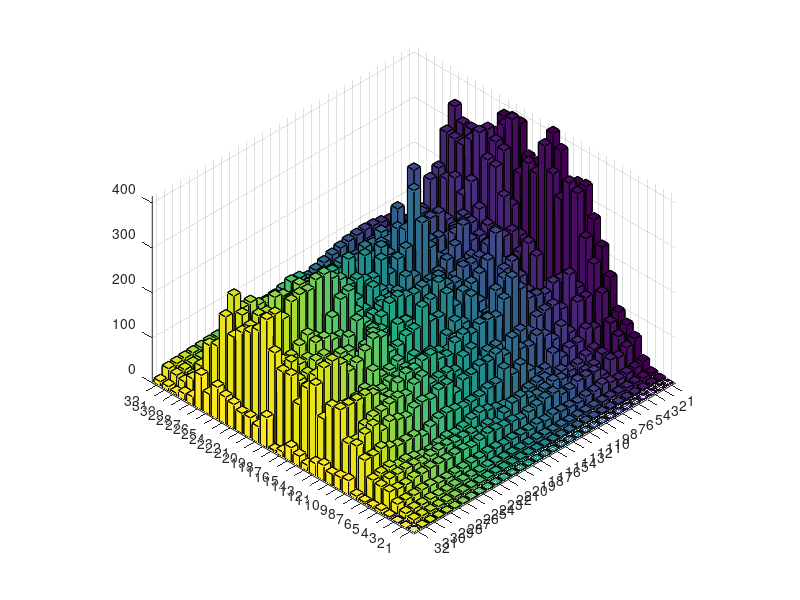

Write the MATLAB code that produced this figure. (Note: this script raises an error after producing the figure.)
clc
clear
close all

origin = [0.282095 0.488603 0.630783 0.746353 0.846284 0.935603 1.01711 1.09255 1.16311 1.22962 1.29272 1.35288 1.41047 1.46581 1.51913 1.57064 1.62051 1.6689 1.71592 1.76168 1.80629 1.84982 1.89235 1.93394 1.97466 2.01456 2.05368 2.09207 2.12977 2.16681 2.20323 7.80999e-014 
3.10304 4.10806 3.54636 3.58304 3.64708 3.12092 2.95048 3.045 2.99122 3.15454 3.45328 3.63739 3.70278 3.91895 4.43719 5.02264 5.66954 6.01125 5.61101 5.5617 6.37705 6.36628 5.74221 6.27042 6.77914 6.28119 6.04031 6.12744 5.95947 6.53983 7.6669 0.0460391 
6.77028 7.35088 6.76805 6.96545 5.73883 6.27626 6.82012 6.34042 5.40797 5.70137 5.12694 5.66755 5.28562 7.23572 8.29986 7.61739 6.8421 6.86532 7.15045 8.20317 10.3361 8.62505 9.31411 9.94049 9.25164 8.20041 8.82927 11.6371 10.0832 11.0708 11.3945 0.992906 
23.4139 18.8532 17.1372 14.7769 18.9166 24.8164 19.8023 19.3195 15.3108 16.6818 17.8257 20.7074 16.7449 20.6913 17.1643 17.6075 18.768 15.9589 19.5018 20.0719 18.557 18.6038 16.6792 16.2203 14.8327 16.1923 20.3615 21.8859 20.049 20.4184 21.5387 4.20681 
64.3176 54.5387 42.9668 48.1237 24.002 41.825 42.0783 42.8082 34.6235 34.4065 47.187 45.8493 40.233 37.0687 31.4825 37.1565 36.3271 39.5226 42.2234 37.3613 32.5983 36.8944 37.3166 36.0364 38.3404 38.8705 36.942 37.6245 33.0354 34.0929 38.3335 7.84008 
83.218 68.9526 26.7313 50.5762 35.0182 32.8704 24.4535 26.1487 46.649 53.0152 46.1385 42.0434 48.1161 60.2621 57.156 45.2444 31.0512 40.2367 34.3621 42.177 42.9755 43.277 47.4198 47.3544 44.3702 38.3714 45.0391 47.5939 46.1913 46.3415 39.5686 4.89695 
101.554 88.092 22.4578 50.9835 46.2078 38.2147 33.7865 44.5163 33.4284 47.8448 50.8062 46.7984 35.9122 36.3682 40.1183 44.0542 50.9842 57.5416 52.7033 44.4854 40.188 43.9477 39.7234 34.406 33.9722 40.4083 44.838 42.9073 51.4036 47.5965 43.2274 4.95792 
168.693 143.448 75.6645 85.018 65.2407 64.4746 53.5132 72.7836 47.943 49.6606 65.7025 89.4064 79.4493 101.133 78.9081 78.2955 71.6718 70.479 67.6061 72.908 77.2928 75.1626 67.5211 56.9409 66.8513 67.1859 67.163 73.294 82.5682 76.1302 76.9854 8.07903 
225.676 198.176 134.156 134.9 77.1714 101.935 81.7496 101.598 113.358 98.8706 104.334 138.583 110.763 124.182 117.505 118.957 110.595 108.72 90.0751 119.108 118.237 107.533 112.346 108.833 97.7439 103.845 111.028 100.676 121.962 113.932 98.5454 32.1261 
276.171 245.052 145.687 185.238 118.974 137.504 136.489 133.176 109.991 123.149 116.477 107.967 120.38 119.386 106.797 146.02 138.849 116.837 124.755 123.85 121.347 147.211 140.908 125.695 131.802 128.887 123.468 121.357 112.342 88.8061 93.3747 28.9294 
339.642 334.703 118.844 164.243 166.619 152.36 159.851 164.068 195.765 230.304 193.187 163.781 169.792 169.822 158.697 167.682 159.465 139.725 144.571 163.4 162.004 152.492 153.625 144.074 123.344 124.834 148.709 158.173 157.448 157.599 158.167 25.226 
335.411 347.486 138.261 111.603 119.997 133.625 144.045 132 166.011 218.835 202.639 152.243 130.922 128.164 133.507 145.663 129.847 138.91 148.102 142.431 141.144 143.575 135.923 135.531 127.745 134.723 132.749 119.926 123.071 142.122 154.226 34.24 
322.999 300.933 116.057 110.813 118.93 137.548 108.956 167.82 99.4133 154.966 138.674 140.976 200.047 150.452 164.232 144.835 108.221 121.9 124.333 140.7 114.014 150.535 141.051 137.788 159.508 129.352 120.098 117.519 115.619 107.584 116.337 27.7601 
387.88 346.426 104.821 184.196 74.0862 159.663 204.165 195.833 152.567 138.353 156.333 207.953 199.816 178.299 216.04 174.061 176.883 217.362 178.143 174.971 162.818 160.443 204.085 210.716 193.835 178.519 170.181 196.315 213.929 209.279 180.623 13.7687 
415.526 398.606 156.391 202.643 139.548 117.167 190.289 266.817 217.303 198.572 180.358 178.247 161.373 163.255 231.007 203.313 158.548 143.834 185.129 190.421 134.554 162.081 200.472 155.826 139.174 171.314 168.075 155.28 147.261 181.092 163.771 23.4615 
312.843 326.294 140.692 171.162 163.973 136.358 148.652 159.772 163.899 150.789 124.178 127.758 136.571 110.317 93.7817 115.017 145.524 165.852 151.235 140.215 176.455 188.75 162.445 147.121 171.544 177.259 130.386 109.923 143.766 144.598 116.781 32.0218 
326.948 338.356 188.21 208.043 206.737 217.66 209.49 192.142 188.774 191.299 167.188 172.9 181.424 189.735 199.571 194.573 198.74 209.07 205.606 185.859 171.775 193.735 208.683 182.965 146.047 151.581 173.274 171.835 153.854 149.84 170.869 11.8443 
331.743 304.804 244.621 274.293 208.493 190.65 134.213 184.227 176.793 159.203 144.708 180.345 163.03 163.853 174.522 171.485 173.494 157.138 188.212 179.63 145.628 163.607 144.376 173.62 176.822 190.782 191.857 165.491 164.8 180.241 168.772 4.27149 
394.933 415.352 356.327 330.014 210.948 197.919 198.576 242.368 206.926 185.68 168.578 161.968 150.972 135.132 153.239 177.976 172.551 177.029 156.906 150.933 186.6 243.377 235.878 205.889 166.897 180.82 198.257 185.198 171.495 171.198 200.774 67.3787 
396.061 391.334 365.592 336.196 237.24 216.86 225.999 213.028 175.472 179.387 214.697 279.894 169.94 180.325 141.471 169.599 181.045 198.549 159.223 192.841 215.739 258.695 271.947 291.27 289.883 274.982 277.814 272.267 244.492 265.678 264.307 36.7476 
390.419 363.374 382.879 386.384 287.355 221.722 198.255 193.229 205.227 209.027 230.352 341.543 222.232 209.586 187.099 228.295 198.161 203.061 216.913 214.418 192.917 215.888 248.234 250.776 259.395 278.14 254.679 221.711 209.922 234.346 229.455 45.8974 
337.667 301.236 342.172 359.265 246.615 184.048 131.902 147.774 113.653 139.174 159.528 242.828 174.482 172.853 135.8 173.338 152.705 155.07 161.166 158.823 135.916 147.532 163.131 172.667 181.905 201.336 195.583 156.122 147.15 176.096 213.979 45.3126 
314.818 247.312 362.108 337.299 274.281 191.586 216.822 216.471 184.052 209.02 188.54 234.981 188.172 214.435 152.316 217.441 157.442 230.606 181.869 223.374 195.483 214.184 219.403 233.696 214.446 232.405 240.095 215.949 220.581 205.621 203.768 54.5567 
296.482 255.281 362.941 340.43 261.633 189.056 196.838 216.704 162.042 169.265 191.237 196.892 200.99 181.526 192.016 180.54 160.92 185.688 178.218 210.648 206.602 204.308 183.9 196.27 164.882 196.588 172.218 192.345 177.399 221.667 183.004 60.2873 
286.044 218.693 391.534 345.002 275.516 260.421 202.767 302.641 174.191 237.419 182.641 206.354 189.463 193.107 175.147 169.805 157.947 160.266 156.151 170.736 184.291 182.654 211.407 180.846 199.272 196.104 202.625 218.506 216.189 253.602 217.739 71.7657 
165.025 136.021 214.205 233.168 125.237 133.037 101.101 155.555 111.332 103.718 147.651 123.152 122.139 123.971 141.529 128.716 94.615 117.99 122.096 105.02 119.327 129.774 120.257 112.723 126.102 128.211 115.829 125.099 138.806 142.287 142.317 45.8329 
160.23 135.045 214.252 215.475 144.223 126.752 140.388 188.332 130.28 150.922 146.69 124.939 129.278 136.63 148.114 142.311 140.969 138.507 149.953 166.956 163.304 163.112 158.954 156.86 145.865 135.478 124.418 125.998 122.483 113.844 133.587 77.4837 
104.375 75.3123 157.606 139.911 102.956 107.277 87.9545 96.9078 71.456 89.472 71.5292 64.5669 59.3598 59.5404 63.5542 62.2996 76.7305 72.877 74.0281 100.419 61.8112 72.9848 73.1199 58.7285 47.1409 65.7165 69.7461 59.9151 59.9945 76.3451 76.9373 18.6836 
69.6774 56.7502 105.406 117.89 82.8902 102.774 84.1147 89.4572 64.921 72.9708 90.2081 40.8041 76.6304 71.8212 51.0317 70.5277 58.109 63.2531 61.9756 56.5558 56.2969 54.6689 49.6792 40.944 51.1443 43.6851 41.2966 44.9962 42.495 42.4376 37.7617 14.9302 
31.5946 49.4094 62.4007 68.8118 66.8532 66.5471 60.2015 52.2257 47.743 39.8438 40.9135 40.5607 41.2999 48.1178 45.9556 47.5559 49.0368 43.3102 44.0945 41.4135 37.6183 39.1494 35.7641 35.6679 35.1009 31.2162 30.8471 26.8178 23.7693 22.8729 20.4543 6.04486 
27.9274 47.5484 59.2992 66.5787 70.3132 70.9882 69.0022 64.772 58.7708 51.5489 43.7609 36.2221 29.9916 26.318 25.9729 28.3652 32.0687 35.9034 39.1878 41.5894 42.9829 43.3681 42.823 41.4762 39.488 37.0397 34.3259 31.5495 28.9157 26.6175 24.8111 10.1714 
30.1841 51.6796 65.1891 74.4846 80.5902 83.9867 85.0013 83.9259 81.0611 76.7337 71.3018 65.1549 58.7116 52.4121 46.7027 41.9955 38.591 36.5772 35.7756 35.8059 36.2307 36.6797 36.9009 36.7608 36.2228 35.3233 34.1492 32.8192 31.4665 30.2219 29.1969 11.03 
];


change30 = [0.0795775 0.238732 0.397887 0.557042 0.716197 0.875352 1.03451 1.19366 1.35282 1.51197 1.67113 1.83028 1.98944 2.14859 2.30775 2.4669 2.62606 2.78521 2.94437 3.10352 3.26268 3.42183 3.58099 3.74014 3.8993 4.05845 4.21761 4.37676 4.53592 4.69507 4.85423 6.09959e-027 
9.62887 15.4648 10.3534 13.108 15.1279 10.2933 9.29377 12.2629 12.7418 10.8067 9.23272 9.59961 10.4508 12.345 19.0654 29.3037 35.6907 32.1055 28.0161 37.1639 41.5412 28.6278 33.8079 58.5882 53.7866 31.5327 34.728 40.6289 30.1716 32.9986 54.306 0.0207388 
45.8366 73.8058 49.0126 43.2146 36.8959 33.477 36.7587 35.8686 33.8698 27.3142 26.1449 31.5966 38.087 45.2491 49.9044 56.9734 53.1263 47.7266 72.1235 97.5197 92.3582 70.5091 60.9231 73.8574 76.3497 69.4278 90.0013 118.443 125.313 127.482 132.345 2.53941 
548.209 708.979 255.905 168.675 305.855 499.757 406.935 320.394 243.732 204.004 281.235 312.633 408.243 363.476 270.834 270.839 314.645 398.302 422.489 391.92 306.937 325.169 344.564 274.768 266.955 303.217 402.915 415.648 392.044 455.256 539.265 13.3601 
4136.76 5906.84 2083.33 509.505 603.518 1372.6 1869.45 1522.82 1098.44 1387.37 2075.25 2010.41 1271.34 930.716 1083.79 1390.28 1740.41 1652.28 1367.98 1305.27 1519.44 1484.03 1158.84 1280.22 1476.56 1553.9 1418.88 1137.66 1216.41 1347.71 1434.48 41.6177 
6925.23 6250.67 558.706 2408.81 1376.79 291.81 564.634 1325.06 2262.29 2418.84 1722.22 1356.36 2367.68 3805.99 3263.53 1778.92 1309.52 1126.34 1003.31 1260.29 1912.01 2582.63 2228.36 1754.78 1864.88 2063.31 1986.56 2183.72 2161.35 1869.34 1744.42 4.60952 
10313.2 8336.31 219.153 3310.01 1693.2 1017.82 1494.63 1831.67 1536.92 1501.38 2106.2 2032.72 1262.07 1153.69 1661.67 1979.39 2454.6 3552.09 3312.64 1904.19 1799.12 1909.7 1732.43 1447.52 1141.17 1743.32 1755.73 2134.44 2723.13 2133.59 1779.6 97.1057 
28457.2 26407.9 5557.48 8798.83 2777.4 2746.74 2921.43 3974.09 3444.1 3046.34 3716.96 5527.55 6877.13 7677.54 7561.61 4549.97 4470.95 4255.82 4176.11 5254.37 6263.64 6840.92 5019.7 4110.2 2989.92 4138.45 5893.81 3838.35 4991.99 6536.66 5490.01 22.285 
50929.6 52028.3 17994 17751.6 5136.64 9422.76 6748.87 10015.5 14311.3 10087.1 9611.86 11103.9 17280.1 15134.9 11505.6 16095.5 13435.9 8921.56 9902.72 12294.1 11667.6 13102.6 13716.6 9793.89 10582.1 10084 8816.61 13055.1 12757.4 11476.5 10465 56.0126 
76270.3 81537.5 22149.7 20032.3 17047.8 25198.6 21618.9 12459.1 9421.22 11432.3 13330.4 15269.6 16780.3 16602 16237.1 17537 17641.7 18114.9 14257.1 14217 19355.2 22166.6 16678.8 12631.4 14048.8 12253.8 13667 12628.5 10225.4 9155.15 9509.76 227.688 
115357 111207 17879.9 26175.5 28027.4 29323.9 23777.2 39024.6 32334 30885.9 43008.1 25075 24370.2 36515.8 33457.9 26191.2 21404.6 25241.4 21909.4 24117.3 27352.8 25970.5 22451.8 17385.1 16554.9 18405.3 20461.9 24930.6 24907.3 23661.6 24573.6 954.344 
112500 97707.8 20285.4 26311.1 12835.8 13545.5 20452.5 43244.2 22081.5 20481.9 43404.9 27810.3 16223.1 29486.1 20447.7 12543.1 17666.8 26358.6 20637.5 15473.7 22142.8 21647.1 19331.7 21416.9 15976.4 15985.4 18475.6 17892.6 16098.2 19153.7 23801.2 1276.76 
104328 97932.6 13839.7 16408.3 12910.4 15990.7 12264.3 12754.1 10344.9 12517.4 16618.3 32667.7 35642.9 26190.6 19617.7 27169.5 23708.5 13293.7 16237.1 17282.4 14665.9 18232.6 19117.4 22385.9 23062.3 14497.8 14082.4 13716.6 14077.5 14544.9 11828.7 459.283 
150451 134316 11315.5 31579.2 20560.6 23980.5 45076.9 32387.1 18191.9 25467.4 33658.5 35044 35171.5 38993.9 40395.2 50511.7 53111.3 41472.1 28711.5 31435.1 27993 37959.7 50478 45362.3 33935.8 41207.9 40739.4 49512.8 48604.2 35903.3 30197.8 124.755 
172662 154765 17657.3 28014.9 21613.5 21775.7 33100.8 51828.6 48906.9 38970.3 36779.2 26117 19249.7 18693.5 47662.3 66902.2 26841.9 14892.1 30103.8 36930.6 19141.5 20345.8 38046.8 37887.4 20417.6 25519.1 23764.1 25407.6 19245.5 28353.9 25150.5 22.1303 
97870.8 70121.5 18496 18882 18658.9 36276.3 22682.4 14523.2 22291.8 21751.4 18708.2 10289.8 17555.9 15770.5 10274 12777.6 15642.3 24406 20930.1 13506.8 26811.6 30722.4 18508.8 25166.4 23398 31523.3 16310.6 14142.4 17905.8 23228.4 19110 206.442 
106895 76193.9 32048.4 31914.8 24154.4 58788.7 40586.1 25272.9 20358.6 39078.5 25586.7 29373.5 28543.8 23073.9 28993.9 30509.2 27650.3 42116.7 41475.1 34482.4 28423.1 26305.1 37905.4 46409.3 29842.9 22602.6 31820.9 44647.3 30919 31150.5 40283.4 1168.05 
110054 117029 59223.7 45508.3 34261.5 37161.3 17824.2 22048.1 27322.3 28776 21080.2 20734.5 27030.1 25667.2 18042.2 32198.8 26688.1 24623.3 31426.4 32478.1 21286.2 16348.5 24431.4 25795.3 20545.7 32672.6 35039.5 29841.4 28351.7 30023.9 25184.2 478.571 
155972 225717 127469 78579.1 43055 32368.8 41324.1 43503.5 42339.5 39289.7 26537.9 25414.6 21008 21862.9 23082.1 27518.5 34992 26760.7 20728.6 32118.5 40097.8 43008.1 49123.9 46466.5 32704.2 31723.5 36574.6 36473.8 29732.1 35067.9 39399.5 3067.23 
156864 236025 133409 91513.4 57538.8 46021.4 49735.7 27997.9 27336.8 50995.7 48346.2 35143.2 30042.2 28570.9 26422.7 22353.3 25702.2 34108.2 35059.5 37702.2 44111.4 50991.7 65494.5 82688.4 88328.6 85737.1 79783.2 70612.3 62840.6 68213.4 71880.6 4687.58 
152427 250000 147989 98998.5 83579.7 62064.6 48330.7 28818 29697.5 53410.7 58406.2 49217.5 47462.5 47659.9 38607.8 31770.2 39402.2 45704.9 39796 37310.1 42531.1 46941 51969.1 62508.7 72001.3 70994.6 64425.4 58271.9 49121.3 46642.1 56735.9 5019.48 
114019 196918 121818 72337 58986.6 41050.3 23889.5 9632.43 7121.27 17776.3 23692.4 25003.9 29463.6 28454.7 21849.3 19351.8 19543.3 19503.3 21508.7 24321 21289 18675.5 22415.4 28023.5 32358 37221.5 37658.2 27980.1 24130.1 35428.2 46181.4 3307.51 
99110.2 186192 132665 83791.5 73607.4 64189.8 51193.5 38362 30950.7 31281.6 31258.3 28794.3 28872.1 30964.7 31862.6 33249.1 38032.4 45869.4 50843.6 49193.9 48317.3 51068.3 51993.4 52895.8 54505.9 53322.1 52179.4 50220.4 41814.6 31800.1 32217.3 6053.79 
87901.4 174426 132633 79278.7 65702.2 57041.6 42773.6 34072.3 30899.8 31910 35100 38120.8 41637.3 42223 37822.6 33958.9 33684.9 37169.8 45948.1 54595.6 53778.5 44772.2 35918.9 30746.6 28636.5 28465.8 29471.3 32774.4 37957.1 41318.8 43533.8 6074.29 
81821.2 175358 154223 101039 75681.9 60800 41588.6 32684.6 35666.1 36535 33037.3 31797 33105 32814.2 29494 25214.5 22974.3 23934.2 26938.8 30580 34777.9 39866.7 44173.6 44698.1 41882.5 39915.9 40562.5 42054.4 44083.6 47184 49201.7 2459.96 
27233.4 57115.4 45557.8 23104.9 16306.7 16740.9 10362.6 5056.77 11974.9 22737.4 23498.9 16975.3 14901.1 18289.2 18613 13270.6 8838.94 10289.1 14607.1 16228 14445.1 13124.6 14621.1 16635 16016.7 13708.3 13398.7 16001.5 18609.3 19472.4 20794 1229.9 
25673.6 54696.7 45562.5 25618 20235 23106.2 20172 15629.3 18487.1 23255.2 20978 16001.3 16958.4 21299.5 21650.6 19233.8 19553.9 21693.7 22034 22558.1 26237.3 29456.4 27463.6 22713.8 20215.3 19086.2 16039.7 13019.9 13965.9 17345.1 18754.5 3931.2 
10894.2 25196.9 25019.9 16956 10712.7 8578.45 7390.47 5807.67 5141.1 5461.79 5259.74 4338.9 3924.32 4225.4 4391.28 4500.42 5222.93 5853.94 5133.38 3863.27 4111.57 5615.8 5710.88 3584.61 1907.02 2810.04 4649.67 4820.69 3921.79 4509.23 6705.82 1944.74 
4854.94 11182.4 11146.1 8182.51 6868.9 7437.05 7136.77 5300.86 4362.28 5905.52 8089.64 8104.35 5779.18 3384.21 2578.15 2961.51 3451.98 3715.06 3852.19 3701.37 3160.43 2656.14 2610.58 2730.88 2435.33 1808.42 1505.42 1728.14 1932.28 1732.98 1524.49 200.878 
998.22 2746.83 3902.95 4426.18 4466.13 4165.02 3608.19 2914.79 2276.89 1858.82 1685.33 1668.62 1733.76 1876.48 2092.72 2298.63 2365.21 2232.03 1961.54 1676.44 1461.69 1331.48 1262.59 1226.83 1190.41 1111.91 966.633 773.806 588.635 462.999 415.835 17.5075 
779.939 2260.85 3516.39 4432.72 4943.95 5039.32 4761.3 4195.41 3454.01 2657.29 1915.02 1312.04 899.493 692.634 674.594 804.583 1028.4 1289.05 1535.68 1729.68 1847.53 1880.79 1833.81 1720.27 1559.31 1371.94 1178.27 995.373 836.114 708.492 615.591 103.458 
911.082 2670.78 4249.61 5547.96 6494.78 7053.76 7225.22 7043.56 6570.91 5888.06 5083.94 4245.17 3447.05 2747.03 2181.14 1763.62 1489.27 1337.89 1279.9 1282.06 1312.67 1345.4 1361.68 1351.36 1312.09 1247.73 1166.17 1077.1 990.141 913.364 852.459 121.66 
];

change60 = [0.0795775 0.238732 0.397887 0.557042 0.716197 0.875352 1.03451 1.19366 1.35282 1.51197 1.67113 1.83028 1.98944 2.14859 2.30775 2.4669 2.62606 2.78521 2.94437 3.10352 3.26268 3.42183 3.58099 3.74014 3.8993 4.05845 4.21761 4.37676 4.53592 4.69507 4.85423 6.09959e-027 
9.62887 15.0706 9.85578 12.5895 13.4945 8.39229 7.84119 10.0993 11.9729 13.7054 11.7316 8.78113 10.7104 17.3568 26.3859 34.7699 38.3114 33.8398 27.6912 31.2331 36.1944 31.1421 30.4959 39.3304 40.9106 35.366 32.0396 34.6943 46.0984 53.8533 56.8669 0.00901218 
45.8366 64.6391 46.9024 46.7512 33.1498 40.2239 43.109 35.924 28.0586 25.8084 33.4802 26.7922 27.9163 49.3825 72.8511 68.5895 54.6743 52.0823 50.6465 81.7211 90.8522 63.673 69.016 84.423 80.2974 57.7767 76.3802 121.082 121.43 124.404 128.639 3.26415 
548.209 656.489 264.4 243.76 318.374 485.97 425.732 310.826 229.845 236.503 303.313 313.427 358.218 375.898 310.875 255.75 301.997 363.492 409.061 422.662 350.593 320.189 300.311 269.43 261.275 319.359 347.671 420.268 412.659 387.63 495.769 12.6268 
4136.76 4909.87 2012.02 918.144 844.255 1688.22 1623.63 1637.1 1035.1 1303.34 2073.7 1988.82 1358.41 1092.58 1218.15 1546.07 1654.27 1684.32 1302.17 1193.77 1385.49 1509.95 1199.85 1305.64 1567.71 1422.65 1411.49 1208.99 1038.88 1230.84 1544.24 56.7827 
6925.23 5063.85 620.091 1635 1263.46 1114.05 677.931 1961.45 2609.3 2362.72 1559.66 1500.22 2654.37 3380.43 2815 1949.79 1038.15 1854.49 1166.87 1395.48 1976.72 2546.38 2291.69 2303.13 1896.33 1606.35 1903.97 2440.02 1961.83 1695.93 1863.61 49.4128 
10313.2 7548.44 487.796 3340.12 2080.87 1650.52 1147.17 1864.59 1070.86 1566.33 2650.89 2120.09 1381.53 1232.36 1434.89 1883.62 2609.19 3347.84 2943.27 1948.83 1382.85 2202.47 1656.97 1498.36 1546.34 1506.39 1715.76 2291.33 2485.61 2173.73 1853.3 110.396 
28457.2 19057.6 5512.04 7924.31 3410.17 6038.92 3448.15 5305.39 2539.74 3090.77 3594.22 5486.99 5037.24 8779.83 6255.7 4710.54 5736.22 4500.62 4885.79 4903.15 6430.18 7363.28 4735.75 4488.88 4076.83 4831.1 6203.82 5071.71 5321.72 5381.29 4780.98 9.68271 
50929.6 30789.7 18013.6 14160.7 4617.18 13482.5 5182.16 9701.21 12171 11836.3 9024.48 16589.2 14644 9258.78 11294.5 11139.9 11085.2 13098.4 8210.65 14336.8 13107.3 12412.6 12899.5 11143.2 9925.78 10268.1 9599.42 10727.3 13333.2 10698.2 10307.5 184.897 
76270.3 54419.8 21988.8 15217.8 15055.6 35906.5 24774.5 17225.7 10821.7 21325.8 11700.6 16373.4 18238.9 13136.5 15779.8 20044.3 18198.6 17054.1 14309.3 16335.6 17182.2 22280.9 14545.5 16141.8 14899.6 11739.4 13383.8 12493.5 11404.3 10770 7626.54 234.779 
115357 113155 15690.5 14034.1 30473.1 50667.2 23432.6 21100 37197.8 43519 37689.5 31590.9 32102.9 27316.6 27560.7 29859.8 24245.3 19671.6 20422.4 28567 24855 21979 22704.3 17964.4 15365.5 15878.3 21886.8 25490.5 24812.8 24263.5 24434.9 752.503 
112500 118392 19554.9 5506.64 13249 37512.2 18597.1 14034.8 28445.5 41198 40399.8 26447.3 20799.6 16390.5 18908.2 18644.3 15923.7 19835.1 20559.1 21591.6 19407.5 19419.3 18660.1 16481.1 16769 18313.9 19613.3 15607.5 16078.9 21419.4 22912.8 578.837 
104328 97181.5 13876.6 21825.1 14233.4 21334.5 10412 8195.99 12082.5 17280.1 16982.8 25178.2 41181.3 28045.6 21206.6 27394.2 16879.6 12711.6 17028.6 15145.6 15549 18401.4 19005.4 21042.3 21068.4 15599.8 14670.8 16935.4 13865.2 10670.7 13026.6 988.402 
150451 132906 14551.9 34208.9 15505.6 38576.4 41160.6 21741.5 22000.7 30561.1 35613.5 43421.7 40024.9 35401.6 38804.5 38051.8 50066.5 46286.5 29268.6 30617.5 30420.4 34817.6 44282.2 43855.8 48918.3 43242.8 33900.7 45408.1 50227.3 40611.4 30789.2 304.754 
172662 168552 23151.9 44479.3 23712.8 17874 37248.8 44825.3 46646.2 36997.6 32650 39853.8 24424.6 24474.8 51430 49408.2 27528.5 24771.1 33748.1 31991.8 18704.2 24498.6 39462.7 29767.6 18071.1 26425 26223.7 21739.9 23705.6 27206 25627.4 1487.55 
97870.8 87203.8 24727 27201.4 24579.5 38496.1 19708.1 22047.7 26604.6 15935.6 16061.8 12679.7 17947.7 19344.1 12032.3 19042.2 21199.8 28723.3 19946.4 16459 32191.5 32495.2 25160.7 23747.7 31744.2 34714 17415 14018.6 19456.2 18535.3 12659.4 539.386 
106895 91454.7 42481.2 56583.9 38008.9 67799.8 39655.6 23904.9 34357.5 38211.3 29233 31863.5 38615.2 30420.9 40169.4 37914.2 31418.8 50232.5 45603.6 37043.4 24124.1 31536.8 46899.9 34359.5 27359.5 21945.2 27495.9 30901.6 21015.2 23409 30831.4 206.15 
110054 104061 61023.3 75190 41145.8 37251.1 18559 27117.2 30664.2 25665.3 26077.6 25801 29594.8 29655 25728.9 45098.4 30870.1 21277.2 35915.8 29011.1 19672.2 18821.3 23979.1 25001.2 26741.4 33349.9 35322.7 31208.5 31534.8 35453.3 28715.3 124.422 
155972 212755 127227 86918.2 44159.3 41144.6 38767.2 41099.6 43479.8 36159 28422.8 30540.6 21899.8 19379.8 24389.5 32743.5 31940 24160.4 23561.4 27314 36094.7 49330.6 52053.5 40482.5 29987.3 36482.6 37036.4 32577.6 30978.9 27102.7 39370.2 6064.3 
156864 213623 133506 78670.1 57157.8 88922.9 49228.4 30159 27496.2 34439.6 48414.9 44004 29672.2 22934.1 26757.8 27049.3 27792.3 31952 32146.7 35256.7 43938.3 55322.1 68300.9 82348 85638.6 83151 79288.9 70726.6 64588.4 62995.8 71795.4 7153.37 
152427 214581 148089 81388.6 82309.4 115335 48537.4 39055.3 32496.3 37207.5 54320.1 55332.2 49900 41868.9 39441.3 36398.9 38228.3 38102.7 40837.3 42264.1 41035.2 47125.9 52615.6 64643.7 69191.5 69549.3 66753.8 55966.9 49823.4 48892.3 57151.7 4338.99 
114019 163124 121193 66761.5 56970.2 74730.9 23976.1 16088.6 8438.91 12703.9 23151.6 27932.4 31258.8 25783.4 21301.8 19799.3 18427.1 17872.4 18341.7 23408.2 23251.1 21323.4 22716.6 27190.1 34248.9 38922.1 37025.6 27055.6 23818.1 27436.1 46180.3 5953.96 
99110.2 152595 132274 84086.4 72191.2 98938.6 49834.7 37277.7 33376.2 28310.9 30739.2 30740 30151.5 30438.6 30992.5 30481.9 37130.4 50362.8 54181.1 48212.5 47737.7 47069.7 48588.9 54782.1 50874.7 52258.7 54729.2 51582.7 44105.1 35187.7 35193.2 7616.24 
87901.4 155873 133206 79955.7 66734.5 68742.2 41804.3 34868.3 30552.5 34587 35955.4 40667.4 38395.7 39652.4 38792 36249.1 35775.6 38446 46474.5 50901.9 53625.3 43571.2 35925.3 32898.5 27994.4 27928.5 29017.7 34243.3 37838.5 40407.4 42662.5 6564.55 
81821.2 166377 154340 101190 75606.8 64210 41380.1 32365.6 36138.2 38732.4 34298.5 33583.3 32155.4 34473.9 28461.5 25021.4 22866.6 22904.8 26211.4 30204.9 34687.7 41797.5 45838.1 46532.4 42367.8 39654.4 39455.3 40839.2 43664.3 46760.6 49871.8 2230.88 
27233.4 56217.6 45557.4 22907.5 16272 16269.2 10299.1 4934.44 11859.4 22795.4 23388.8 17586.7 14875.7 18983.2 18642.8 13427.2 8981.08 10322.7 14761.7 16148.6 14533.4 13200.2 14600.2 16726.9 15934.1 13544.8 13302.3 15866.4 18568.9 19265.9 20828.1 1140.19 
25673.6 54696.7 45562.5 25618 20235 23106.2 20172 15629.3 18487.1 23255.2 20978 16001.3 16958.4 21299.5 21650.6 19233.8 19553.9 21693.7 22034 22558.1 26237.3 29456.4 27463.6 22713.8 20215.3 19086.2 16039.7 13019.9 13965.9 17345.1 18754.5 3931.2 
10894.2 25196.9 25019.9 16956 10712.7 8578.45 7390.47 5807.66 5141.1 5461.79 5259.74 4338.9 3924.32 4225.4 4391.28 4500.42 5222.93 5853.95 5133.38 3863.27 4111.57 5615.8 5710.88 3584.61 1907.02 2810.04 4649.67 4820.7 3921.79 4509.23 6705.82 1944.74 
4854.94 11182.4 11146.1 8182.51 6868.9 7437.05 7136.77 5300.85 4362.28 5905.52 8089.64 8104.35 5779.18 3384.21 2578.15 2961.51 3451.98 3715.06 3852.19 3701.37 3160.43 2656.14 2610.58 2730.88 2435.32 1808.42 1505.42 1728.14 1932.28 1732.98 1524.49 200.879 
998.22 2746.83 3902.95 4426.18 4466.13 4165.02 3608.19 2914.79 2276.89 1858.82 1685.33 1668.62 1733.76 1876.48 2092.72 2298.63 2365.21 2232.03 1961.54 1676.44 1461.7 1331.48 1262.59 1226.83 1190.41 1111.91 966.633 773.806 588.635 462.999 415.835 17.5075 
779.939 2260.85 3516.39 4432.72 4943.95 5039.32 4761.3 4195.41 3454.01 2657.29 1915.02 1312.04 899.493 692.635 674.594 804.583 1028.4 1289.05 1535.68 1729.68 1847.53 1880.79 1833.81 1720.27 1559.31 1371.94 1178.27 995.373 836.115 708.493 615.592 103.458 
911.082 2670.78 4249.61 5547.96 6494.78 7053.76 7225.22 7043.56 6570.91 5888.06 5083.94 4245.17 3447.05 2747.03 2181.14 1763.62 1489.27 1337.89 1279.9 1282.06 1312.67 1345.4 1361.68 1351.36 1312.09 1247.73 1166.17 1077.1 990.141 913.364 852.458 121.66 
];

figure,
bar3(origin);view([60,60,60]);set(gcf,'renderer','zbuffer');
figure,
bar3(sqrt(change30));view([60,60,60]);set(gcf,'renderer','zbuffer');
figure,
bar3(sqrt(change60));view([60,60,60]);set(gcf,'renderer','zbuffer');


% 
% figure,
% bar3(theta_change);view([60,30,60]);set(gcf,'renderer','zbuffer');%set(gca, 'ZLim', [0.0 15.0]);
% figure,
% bar3(positive_N);view([60,-60,60]);set(gcf,'renderer','zbuffer');%set(gca, 'ZLim', [0.0 15.0]);
% figure,
% bar3(theta45);view([60,-60,60]);set(gcf,'renderer','zbuffer');%set(gca, 'ZLim', [0.0 15.0]);
% figure,
% bar3(theta45_negative);view([60,-60,60]);set(gcf,'renderer','zbuffer');%set(gca, 'ZLim', [0.0 15.0]);
% figure,
% bar3(phi_change);view([60,-60,60]);set(gcf,'renderer','zbuffer');%set(gca, 'ZLim', [0.0 15.0]);
% figure,
% bar3(image_negative_N_negative);view([60,-60,60]);set(gcf,'renderer','zbuffer');%set(gca, 'ZLim', [0.0 15.0]);
% figure,
% bar3(image_negative_N_positive);view([60,-60,60]);set(gcf,'renderer','zbuffer');%set(gca, 'ZLim', [0.0 15.0]);
% 
% 
